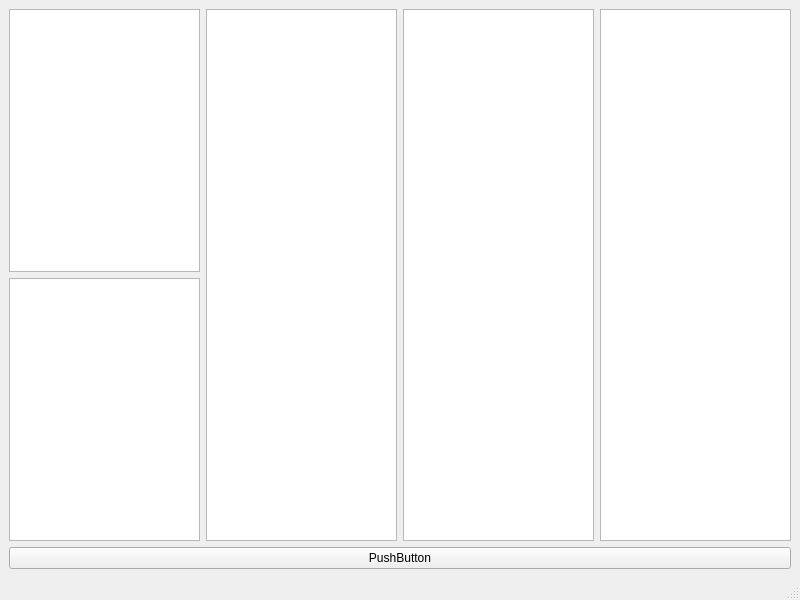
<?xml version="1.0" encoding="UTF-8"?>
<ui version="4.0">
 <class>MainWindow_temp</class>
 <widget class="QMainWindow" name="MainWindow_temp">
  <property name="geometry">
   <rect>
    <x>0</x>
    <y>0</y>
    <width>800</width>
    <height>600</height>
   </rect>
  </property>
  <property name="windowTitle">
   <string>MainWindow</string>
  </property>
  <widget class="QWidget" name="centralwidget">
   <layout class="QVBoxLayout" name="verticalLayout">
    <item>
     <layout class="QHBoxLayout" name="horizontalLayout_3">
      <item>
       <layout class="QVBoxLayout" name="verticalLayout_3">
        <item>
         <widget class="QListView" name="listView"/>
        </item>
        <item>
         <widget class="QTableView" name="tableView"/>
        </item>
       </layout>
      </item>
      <item>
       <layout class="QVBoxLayout" name="verticalLayout_2"/>
      </item>
      <item>
       <widget class="QListView" name="listView_2"/>
      </item>
      <item>
       <widget class="QListWidget" name="listWidget"/>
      </item>
      <item>
       <widget class="QUndoView" name="undoView"/>
      </item>
     </layout>
    </item>
    <item>
     <layout class="QHBoxLayout" name="horizontalLayout"/>
    </item>
    <item>
     <widget class="QPushButton" name="pushButton">
      <property name="text">
       <string>PushButton</string>
      </property>
     </widget>
    </item>
   </layout>
  </widget>
  <widget class="QMenuBar" name="menubar">
   <property name="geometry">
    <rect>
     <x>0</x>
     <y>0</y>
     <width>800</width>
     <height>22</height>
    </rect>
   </property>
  </widget>
  <widget class="QStatusBar" name="statusbar"/>
 </widget>
 <resources/>
 <connections/>
</ui>
